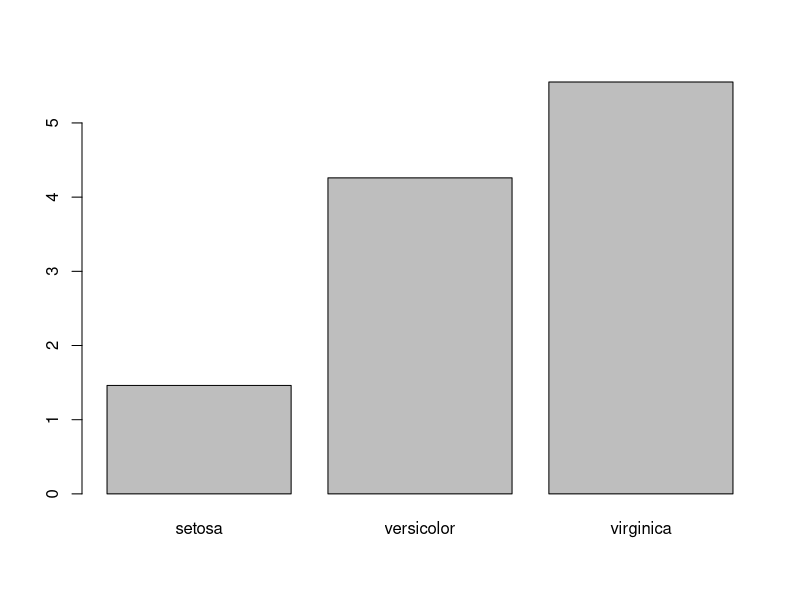

R code for this plot:
witaj_1 <- function(imię){
  cat("Witaj ", imię, "!\n", sep = "")
}

witaj_1("Khloe")


witaj_2 <- function(imię = "Świecie"){
  cat("Witaj ", imię, "!\n", sep = "")
}

witaj_2()

?factor


witaj_3 <- function(imię = "świecie", przymiotnik = ""){
  if(imię == "świecie"){
    cat("Witaj świecie!\n")
  } else {
    cat("Witaj ", przymiotnik, " ", imię, "!\n", "test", sep = "")
  }
}

witaj_3("Bartoszu","niedobry")


suma_skrajnych <- function(x){
  cat(x[1] + x[length(x)])
  return (x[1] + x[length(x)])
}

test <- suma_skrajnych(c(1,2,3,4))
test



iris_num <- iris[, 1:4]
średnie <- apply(iris_num, 2, mean)

#jest jeszcze lapply - tylko działa do list i sapply - które zwraca wektor


iris_num$suma_wszystkiego <- apply(iris_num,1,sum)

barplot(tapply(iris$Petal.Length, iris$Species, mean))


lapply(iris_num, function(x) mean(x, na.rm = T))

lapply(iris_num, mean, na.rm = T)


